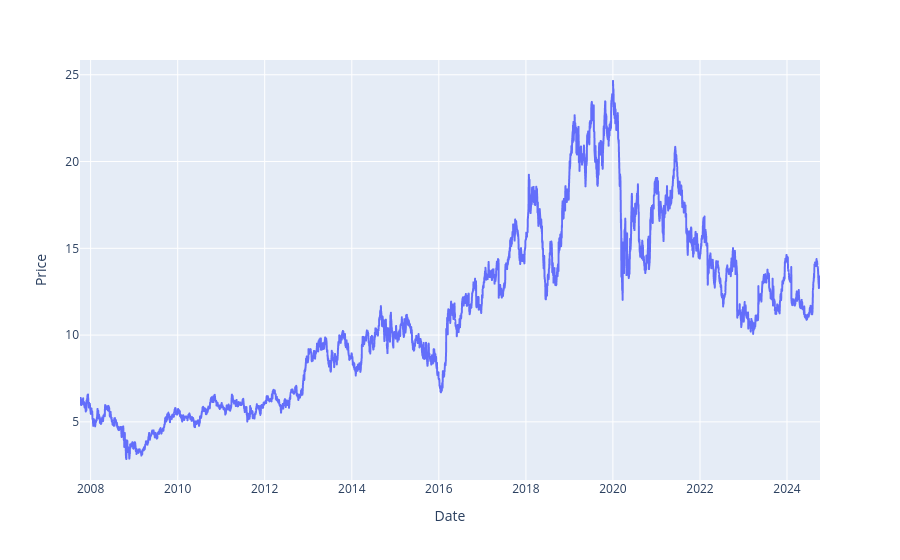

Notebook cell for this chart:
### Code cell
print_line_series(bbdc3)

### Figure 1 — Plotly figure (JSON) as saved in the notebook; plotly's stock layout.template omitted (floating-point values rounded to 4 significant figures; data arrays with more than 128 entries replaced by an {"elided": "..."} marker saying what was removed)
{"data": [{"hovertemplate": "Date=%{x}<br>Price=%{y}<extra></extra>", "legendgroup": "", "line": {"color": "#636efa", "dash": "solid"}, "marker": {"symbol": "circle"}, "mode": "lines", "name": "", "showlegend": false, "type": "scattergl", "x": {"elided": "4216 str values"}, "xaxis": "x", "y": {"elided": "4216 float values"}, "yaxis": "y"}], "layout": {"legend": {"tracegroupgap": 0}, "margin": {"t": 60}, "xaxis": {"anchor": "y", "domain": [0, 1], "title": {"text": "Date"}}, "yaxis": {"anchor": "x", "domain": [0, 1], "title": {"text": "Price"}}}}
